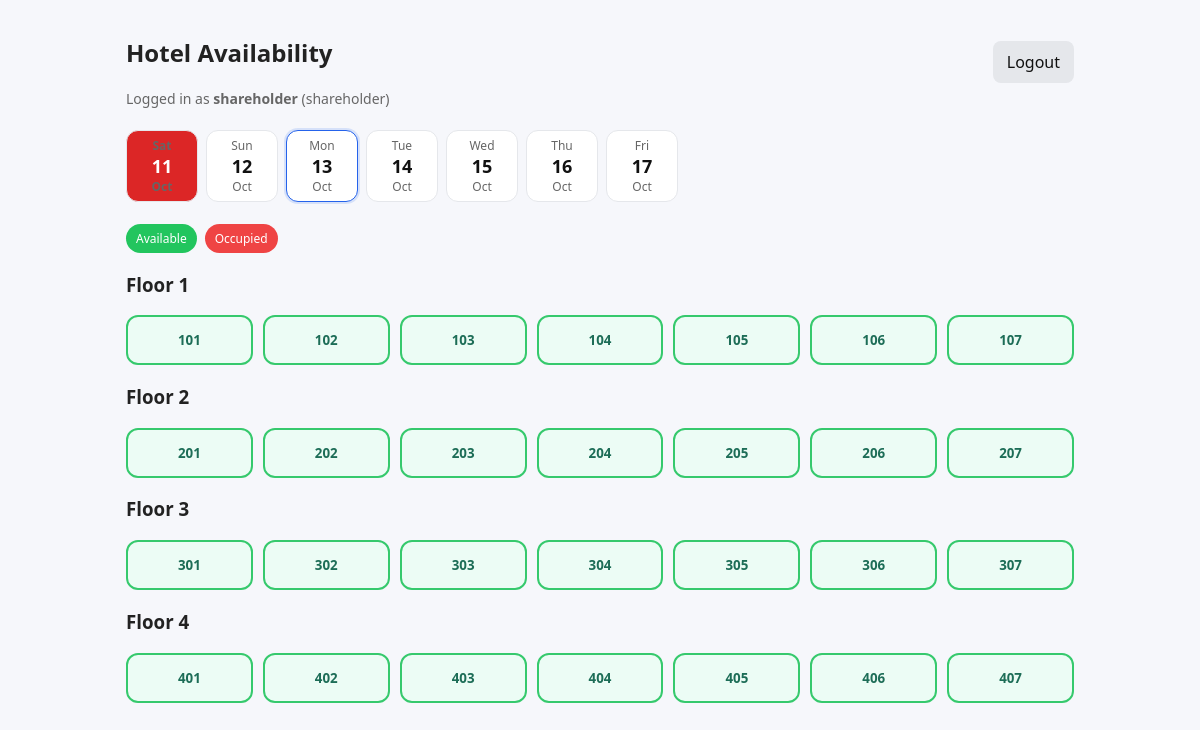
Screenshot of /dashboard?date=2025-10-13 (signed in) with the database file from the repository.
### tables this page shows
CREATE TABLE rooms (
                    id INTEGER PRIMARY KEY AUTOINCREMENT,
                    floor INTEGER NOT NULL,
                    room_no INTEGER NOT NULL,
                    UNIQUE(floor, room_no)
                );

### app.py (the view)
@app.route("/dashboard")
def dashboard():
    if "username" not in session:
        return redirect(url_for("login"))
    selected = request.args.get("date") or datetime.date.today().isoformat()
    floors = get_availability_for_date(selected)
    dates = next_7_dates()
    return render_template(
        "dashboard.html",
        floors=floors,
        dates=dates,
        selected_date=selected,
        role=session["role"],
        user=session["username"]
    )

### app.py (called while the page is built)
def db():
    db_url = os.environ.get("DATABASE_URL")
    if db_url:
        try:
            return psycopg2.connect(db_url, cursor_factory=DictCursor)
        except Exception as e:
            print("⚠️ Postgres connection failed, falling back to SQLite:", e)
    return sqlite3.connect(DB_PATH, check_same_thread=False)

def next_7_dates():
    today = datetime.date.today()
    return [(today + datetime.timedelta(days=i)) for i in range(7)]

### templates/dashboard.html (shortened to what this page needs)
<!doctype html>
<html>
<head>
  <link rel="stylesheet" href="{{ url_for('static', filename='style.css') }}">
</head>
<body class="container">
  <header class="header">
    <div>
      <h2>Hotel Availability</h2>
      <div class="sub">Logged in as <b>{{ user }}</b> ({{ role }})</div>
    </div>
    <a class="btn" href="{{ url_for('logout') }}">Logout</a>
  </header>
  <nav class="date-tabs">
    {% set today = dates[0].isoformat() %}
    {% for d in dates %}
      {% set ds = d.isoformat() %}
      <a class="date-tab {% if ds == selected_date %}active{% endif %} {% if ds == today %}today{% endif %}"
         href="{{ url_for('dashboard') }}?date={{ ds }}">
        <div class="dow">{{ d.strftime('%a') }}</div>
        <div class="dom">{{ d.strftime('%d') }}</div>
        <div class="mon">{{ d.strftime('%b') }}</div>
      </a>
    {% endfor %}
  </nav>
  <section class="legend">
    <span class="pill vacant">Available</span>
    <span class="pill occupied">Occupied</span>
  </section>
  <main>
    {% for floor in [1,2,3,4] %}
      <div class="floor-block">
        <h3>Floor {{ floor }}</h3>
        <div class="rooms-grid">
          {% for r in floors[floor] %}
            <button
              id="room-{{ r.id }}"
              class="room-btn {{ r.status }}"
              {% if role == "receptionist" %}
                onclick="toggleRoom('{{ r.id }}')"
              {% else %}
                disabled
              {% endif %}
              data-room="{{ r.room_no }}"
            >
              {{ r.room_no }}
            </button>
          {% endfor %}
        </div>
      </div>
    {% endfor %}
  </main>
</body>
</html>

### static/style.css (style rules this page uses)
* { box-sizing: border-box; font-family: system-ui, -apple-system, Segoe UI, Roboto, Arial; }
body.container { margin: 0 auto; max-width: 980px; padding: 16px; background: #f6f7fb; color: #222; }
.header { display:flex; align-items:center; justify-content:space-between; margin-bottom: 12px; }
.header .sub { color:#666; font-size: 14px; }
.btn { padding:10px 14px; border:none; border-radius:8px; background:#e5e7eb; text-decoration:none; color:#111; cursor:pointer; }
.date-tabs { display:flex; gap:8px; overflow-x:auto; padding:10px 0 16px; }
.date-tab { min-width:72px; text-align:center; background:#fff; border:1px solid #e5e7eb; border-radius:12px; padding:6px 8px; color:#111; text-decoration:none; }
.date-tab.active { border-color:#2563eb; box-shadow: 0 0 0 2px rgba(37,99,235,.15); }
.date-tab.today { background:#dc2626; color:#fff; font-weight:600; }
.date-tab .dow { font-size:12px; color:#666; }
.date-tab .dom { font-size:18px; font-weight:600; }
.date-tab .mon { font-size:12px; color:#666; }
.legend { display:flex; gap:8px; align-items:center; margin: 6px 0 10px; }
.pill { display:inline-block; padding:6px 10px; border-radius:999px; font-size:12px; color:#fff; }
.pill.vacant { background:#22c55e; }
.pill.occupied { background:#ef4444; }
.floor-block { margin: 12px 0 18px; }
.rooms-grid { display:grid; grid-template-columns: repeat(7, minmax(80px, 1fr)); gap: 10px; }
.room-btn { padding: 14px 10px; border-radius: 12px; border: 2px solid transparent; font-weight: 600; background:#e5e7eb; cursor: pointer; }
.room-btn.vacant { background:#ecfdf5; border-color:#22c55e; color:#065f46; }
.room-btn:disabled { cursor: default; opacity:.9; }

### templates/dashboard.html (style rules this page uses)
.date-tab.today { background:#dc2626; color:#fff; font-weight:600; }

### rows the page displays
rooms: room_no "301"
rooms: room_no "302"
rooms: room_no "303"
rooms: room_no "304"
rooms: room_no "305"
rooms: room_no "306"
rooms: room_no "307"
rooms: room_no "401"
rooms: room_no "402"
rooms: room_no "403"
rooms: room_no "404"
rooms: room_no "405"
rooms: room_no "406"
rooms: room_no "407"

### other values shown
{{ user }} "shareholder"
{{ role }} "shareholder"
{{ d.strftime('%d') }} "11" "12" "13" "14" "15" "16" "17"
{{ d.strftime('%a') }} "Sun" "Mon" "Tue" "Wed" "Thu" "Fri"
{{ d.strftime('%b') }} "Oct" "Oct" "Oct" "Oct" "Oct" "Oct"
{{ floor }} "1" "2" "3" "4"
{{ r.room_no }} "101" "102" "103" "104" "105" "106" "107" "201" "202" "203" "204" "205" "206" "207"
